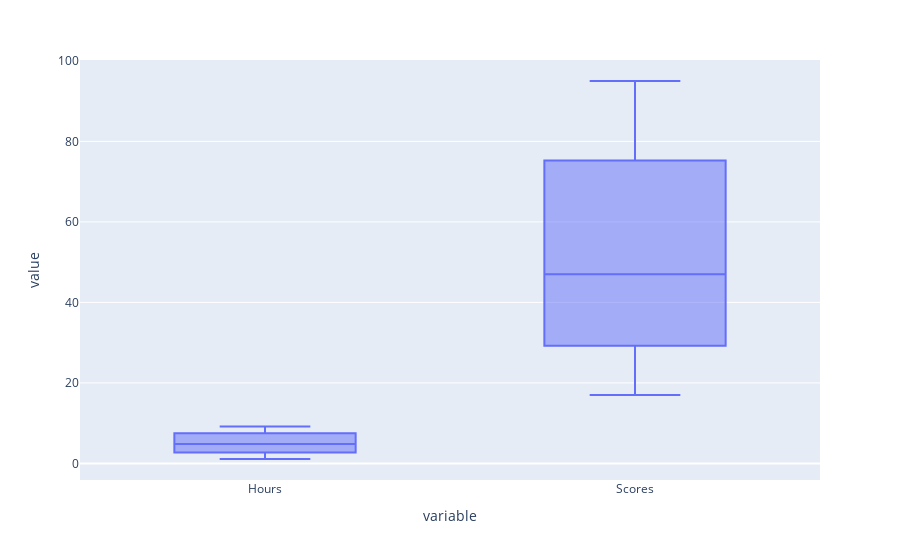

The cell this chart's notebook holds for it:
### Markdown cell above
## Let check outliers

### Code cell
px.box(df)

### Figure 1 — Plotly figure (JSON) as saved in the notebook; plotly's stock layout.template omitted (floating-point values rounded to 4 significant figures)
{"data": [{"alignmentgroup": "True", "hovertemplate": "variable=%{x}<br>value=%{y}<extra></extra>", "legendgroup": "", "marker": {"color": "#636efa"}, "name": "", "notched": false, "offsetgroup": "", "orientation": "v", "showlegend": false, "type": "box", "x": ["Hours", "Hours", "Hours", "Hours", "Hours", "Hours", "Hours", "Hours", "Hours", "Hours", "Hours", "Hours", "Hours", "Hours", "Hours", "Hours", "Hours", "Hours", "Hours", "Hours", "Hours", "Hours", "Hours", "Hours", "Hours", "Scores", "Scores", "Scores", "Scores", "Scores", "Scores", "Scores", "Scores", "Scores", "Scores", "Scores", "Scores", "Scores", "Scores", "Scores", "Scores", "Scores", "Scores", "Scores", "Scores", "Scores", "Scores", "Scores", "Scores", "Scores"], "x0": " ", "xaxis": "x", "y": [2.5, 5.1, 3.2, 8.5, 3.5, 1.5, 9.2, 5.5, 8.3, 2.7, 7.7, 5.9, 4.5, 3.3, 1.1, 8.9, 2.5, 1.9, 6.1, 7.4, 2.7, 4.8, 3.8, 6.9, 7.8, 21, 47, 27, 75, 30, 20, 88, 60, 81, 25, 85, 62, 41, 42, 17, 95, 30, 24, 67, 69, 30, 54, 35, 76, 86], "y0": " ", "yaxis": "y"}], "layout": {"boxmode": "group", "legend": {"tracegroupgap": 0}, "margin": {"t": 60}, "xaxis": {"anchor": "y", "domain": [0, 1], "title": {"text": "variable"}}, "yaxis": {"anchor": "x", "domain": [0, 1], "title": {"text": "value"}}}}
